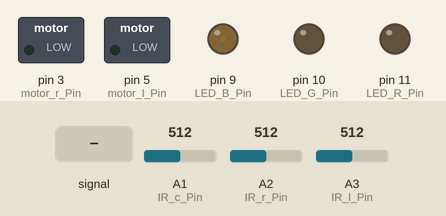
Simulated run of this sketch. Board: Arduino Uno, built with avr-gcc and run on an emulated ATmega328P. Shown: switched loads named in the sketch (green lamp = pin HIGH), output pins drawn as LEDs (lit = HIGH). The test bench sets the inputs (shaded band); at power-on: A3 (IR_l_Pin) = 512, A2 (IR_r_Pin) = 512, A1 (IR_c_Pin) = 512.

Above: at 1.2 s.
1.3 s: A3 (IR_l_Pin) set to 206
Timing chart, 0 to 1.8 s (numbered marks = the images above; inputs shaded):
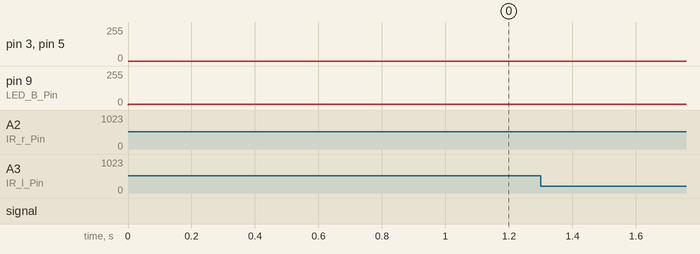

The sketch:

FinalVer_PID.ino
```cpp
// MOTORS
int motor_l_Pin = 5; // D5: motorL
int motor_r_Pin = 3; // D3: motorR
/**** LEDs
 *  Right turn: Red
 *  Left turn: Blue
 *  Straight: Green
 *  Stop at the end: Red & Blue
 */
int LED_R_Pin = 11;
int LED_G_Pin = 10;
int LED_B_Pin = 9;
// IR Input
int IR_c_Pin = 1;
int IR_r_Pin = 2;
int IR_l_Pin = 3;

double rightSpeed = 100, leftSpeed = 100;

void setup() {
  // put your setup code here, to run once:
  //Serial.begin(9600);
  pinMode(motor_l_Pin, OUTPUT);
  pinMode(motor_r_Pin, OUTPUT);
  pinMode(LED_B_Pin, OUTPUT);
  pinMode(LED_G_Pin, OUTPUT);
  pinMode(LED_R_Pin, OUTPUT);
  pinMode(IR_c_Pin, INPUT);
  pinMode(IR_l_Pin, INPUT);
  pinMode(IR_r_Pin, INPUT);
}

void flash(int pin){
    analogWrite(pin, 5);
}

void unflash(int pin){
    analogWrite(pin, 0);
}

double pControllerIR(double error){
  double KpIR = .12;
  //error should be defined as the difference vs how far the difference of ideal is.
  double correction = (KpIR * error);
  //Serial.print("Pcontroller value is ");
  //Serial.print(correction);

  return correction;
}

int val_l = 0;
int val_r = 0;
int val_c = 0;
double errorIR = 0;

void loop() {
  val_r = analogRead(IR_r_Pin);
  val_l = analogRead(IR_l_Pin);
  val_c = analogRead(IR_c_Pin);
 /*
  Serial.print(", Right Sensor: ");
  Serial.print(val_r);
  Serial.print(", Left Sensor: ");
  Serial.print(val_l);
  Serial.print(", Center Sensor: ");
  Serial.println(val_c);
*/
  val_l -= 146;

  errorIR = ((val_r) - (val_l));

  //Serial.print(", errorIR: ");
  //Serial.print(errorIR);

  int val = pControllerIR(errorIR);

  //Serial.print(", val: ");
  //Serial.println(val);

  if ((leftSpeed + val) < 60){
    // turn left
    leftSpeed = 80;
    rightSpeed = 115;
   }
  else if ((rightSpeed - val) < 60){
    // turn right
    rightSpeed = 80;
    leftSpeed = 115;
  }
  else{
    rightSpeed = rightSpeed + val;
    leftSpeed = leftSpeed - val;
  }

  if((val_r < 200) && (val_l < 200)){
    // Stop
    leftSpeed = 0;
    rightSpeed = 0;
    flash(LED_R_Pin);
    flash(LED_B_Pin);
    unflash(LED_G_Pin);
  }
  else if ((1.2 * leftSpeed) < rightSpeed){
    // left
    flash(LED_B_Pin);
    unflash(LED_R_Pin);
    unflash(LED_G_Pin);
  }
  else if ((1.2 * leftSpeed) > rightSpeed){
    // right
    flash(LED_R_Pin);
    unflash(LED_G_Pin);
    unflash(LED_B_Pin);
  }
  /*
  else if (((70 < leftSpeed || leftSpeed < 100) || (85 < rightSpeed || rightSpeed < 110)) || ((70 < rightSpeed || rightSpeed < 100) && (85 < leftSpeed || leftSpeed < 110))){
    // straight
    flash(LED_G_Pin);
    unflash(LED_R_Pin);
    unflash(LED_B_Pin);
  }
  /*
  // TH_L
  // R = 200, L = 200, C = 600
  // TH_H
  // R = 550, L = 700, C = N/A(not accurate)
  if((val_r < 200) && (val_l < 200) && (val_c < 600)){
    // Stop
    leftSpeed = 0;
    rightSpeed = 0;
    flash(LED_R_Pin);
    flash(LED_B_Pin);
    unflash(LED_G_Pin);
  }
  else if ((val_r > 550) && (val_l < 230)){
    // left
    flash(LED_B_Pin);
    unflash(LED_R_Pin);
    unflash(LED_G_Pin);
  }
  else if ((val_r < 230) && (val_l > 700)){
    // right
    flash(LED_R_Pin);
    unflash(LED_G_Pin);
    unflash(LED_B_Pin);
  }
  else if ((val_r > 550) && (val_l > 700)){
    // straight
    flash(LED_G_Pin);
    unflash(LED_R_Pin);
    unflash(LED_B_Pin);
  }
  */
/*
  Serial.print(", Right Speed: ");
  Serial.print(rightSpeed);
  Serial.print(", Left Speed: ");
  Serial.println(leftSpeed);
  */
  analogWrite(motor_l_Pin, (1.2*leftSpeed)); // with 6V
  analogWrite(motor_r_Pin, rightSpeed);
}
```
